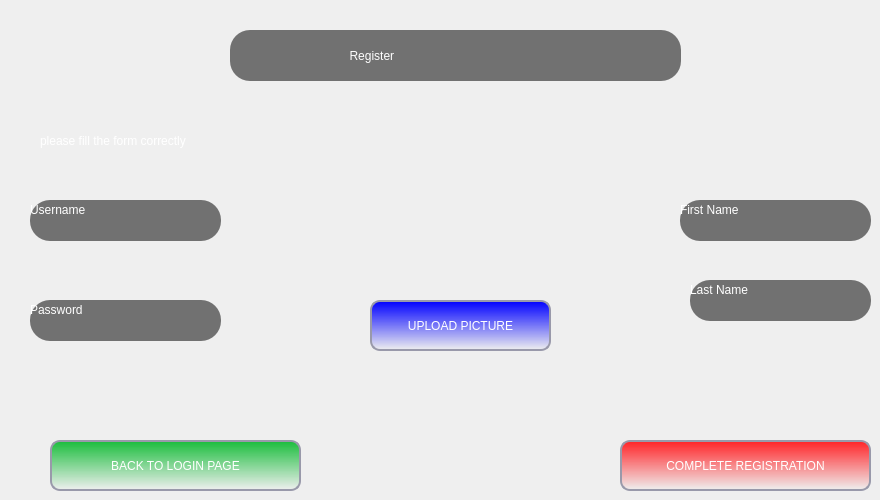
     <widget class="QWidget" name="page">
      <widget class="QLabel" name="label_4">
       <property name="geometry">
        <rect>
         <x>230</x>
         <y>30</y>
         <width>451</width>
         <height>51</height>
        </rect>
       </property>
       <property name="styleSheet">
        <string notr="true">padding-left:20px;
font: 700 12pt &quot;Segoe UI&quot;;
padding-right:20px;
border-radius:20px;
background-color: rgb(113, 113, 113);
color: #fefefe;</string>
       </property>
       <property name="text">
        <string>                             Register</string>
       </property>
      </widget>
      <widget class="QLabel" name="label_5">
       <property name="geometry">
        <rect>
         <x>30</x>
         <y>200</y>
         <width>71</width>
         <height>20</height>
        </rect>
       </property>
       <property name="styleSheet">
        <string notr="true">color: rgb(255, 255, 255);</string>
       </property>
       <property name="text">
        <string>Username</string>
       </property>
      </widget>
      <widget class="QLabel" name="label_6">
       <property name="geometry">
        <rect>
         <x>30</x>
         <y>300</y>
         <width>71</width>
         <height>20</height>
        </rect>
       </property>
       <property name="styleSheet">
        <string notr="true">color: rgb(255, 255, 255);</string>
       </property>
       <property name="text">
        <string>Password</string>
       </property>
      </widget>
      <widget class="QLineEdit" name="uBox">
       <property name="geometry">
        <rect>
         <x>30</x>
         <y>200</y>
         <width>191</width>
         <height>41</height>
        </rect>
       </property>
       <property name="styleSheet">
        <string notr="true">padding-left:20px;
padding-right:20px;
border-radius:20px;
background-color: rgb(113, 113, 113);
color: #fefefe;</string>
       </property>
      </widget>
      <widget class="QLineEdit" name="pBox">
       <property name="geometry">
        <rect>
         <x>30</x>
         <y>300</y>
         <width>191</width>
         <height>41</height>
        </rect>
       </property>
       <property name="styleSheet">
        <string notr="true">padding-left:20px;
padding-right:20px;
border-radius:20px;
background-color: rgb(113, 113, 113);
color: #fefefe;</string>
       </property>
      </widget>
      <widget class="QLabel" name="label_7">
       <property name="geometry">
        <rect>
         <x>680</x>
         <y>200</y>
         <width>81</width>
         <height>20</height>
        </rect>
       </property>
       <property name="styleSheet">
        <string notr="true">border-color: rgb(255, 255, 255);
color: rgb(255, 255, 255);</string>
       </property>
       <property name="text">
        <string>First Name</string>
       </property>
      </widget>
      <widget class="QLabel" name="label_8">
       <property name="geometry">
        <rect>
         <x>690</x>
         <y>280</y>
         <width>81</width>
         <height>20</height>
        </rect>
       </property>
       <property name="styleSheet">
        <string notr="true">color: rgb(255, 255, 255);</string>
       </property>
       <property name="text">
        <string>Last Name</string>
       </property>
      </widget>
      <widget class="QLineEdit" name="fBox">
       <property name="geometry">
        <rect>
         <x>680</x>
         <y>200</y>
         <width>191</width>
         <height>41</height>
        </rect>
       </property>
       <property name="styleSheet">
        <string notr="true">padding-left:20px;
padding-right:20px;
border-radius:20px;
background-color: rgb(113, 113, 113);
color: #fefefe;</string>
       </property>
      </widget>
      <widget class="QLineEdit" name="lBox">
       <property name="geometry">
        <rect>
         <x>690</x>
         <y>280</y>
         <width>181</width>
         <height>41</height>
        </rect>
       </property>
       <property name="styleSheet">
        <string notr="true">padding-left:20px;
padding-right:20px;
border-radius:20px;
background-color: rgb(113, 113, 113);
color: #fefefe;</string>
       </property>
      </widget>
      <widget class="QLabel" name="regLabel">
       <property name="geometry">
        <rect>
         <x>40</x>
         <y>130</y>
         <width>221</width>
         <height>21</height>
        </rect>
       </property>
       <property name="styleSheet">
        <string notr="true">border-color: rgb(255, 255, 255);
color: rgb(255, 255, 255);</string>
       </property>
       <property name="text">
        <string>please fill the form correctly</string>
       </property>
      </widget>
      <widget class="QPushButton" name="uplButton">
       <property name="geometry">
        <rect>
         <x>370</x>
         <y>300</y>
         <width>181</width>
         <height>51</height>
        </rect>
       </property>
       <property name="styleSheet">
        <string notr="true">QPushButton {
	font: 900 9pt &quot;AriaI Black&quot;;
	border-style: solid;
	border-width: 2px;
	border-color: #9999aa;
	border-radius: 10px;
	color: black;
	background-color: qlineargradient(spread:pad, x1:0.5, y1:0, x2:0.5, y2:1, stop:0 rgba(0, 0, 255, 255), stop:1 rgba(255, 255, 255, 255));
}

QPushButton:enabled {
	background-color: qlineargradient(spread:pad, x1:0.5, y1:0, x2:0.5, y2:1, stop:0 rgba(0, 0, 255, 255), stop:1 rgba(0, 0, 0, 0));
		color: white;
}

QPushButton:pressed {
	background-color: qlineargradient(spread:pad, x1:0.5, y1:0, x2:0.5, y2:1, stop:0 rgba(0, 255, 255, 255), stop:1 rgba(255, 255, 255, 255));
		color: #fffffe;
}


QPushButton:hover:!pressed {
	background-color: qlineargradient(spread:pad, x1:0.5, y1:0, x2:0.5, y2:1, stop:0 rgba(255, 0, 255, 255), stop:1 rgba(255, 255, 255, 255));
		color: #0c2f70;
}

QPushButton:disabled {
		background-color: #aaaaaa;
		color: #ffffff;
}
</string>
       </property>
       <property name="text">
        <string>UPLOAD PICTURE</string>
       </property>
      </widget>
      <widget class="QPushButton" name="backButton">
       <property name="geometry">
        <rect>
         <x>50</x>
         <y>440</y>
         <width>251</width>
         <height>51</height>
        </rect>
       </property>
       <property name="styleSheet">
        <string notr="true">QPushButton {
	font: 900 9pt &quot;AriaI Black&quot;;
	border-style: solid;
	border-width: 2px;
	border-color: #9999aa;
	border-radius: 10px;
	color: black;
	background-color: qlineargradient(spread:pad, x1:0.5, y1:0, x2:0.5, y2:1, stop:0 rgba(26, 198, 60, 255), stop:1 rgba(26, 198, 60, 255));
}

QPushButton:enabled {
	background-color: qlineargradient(spread:pad, x1:0.5, y1:0, x2:0.5, y2:1, stop:0 rgba(26, 189, 60, 255), stop:1 rgba(0, 0, 0, 0));
		color: white;
}

QPushButton:pressed {
	background-color: qlineargradient(spread:pad, x1:0.5, y1:0, x2:0.5, y2:1, stop:0 rgba(0, 255, 255, 255), stop:1 rgba(255, 255, 255, 255));
		color: #fffffe;
}


QPushButton:hover:!pressed {
	background-color: qlineargradient(spread:pad, x1:0.5, y1:0, x2:0.5, y2:1, stop:0 rgba(255, 0, 255, 255), stop:1 rgba(255, 255, 255, 255));
		color: #0c2f70;
}

QPushButton:disabled {
		background-color: #aaaaaa;
		color: #ffffff;
}
</string>
       </property>
       <property name="text">
        <string>BACK TO LOGIN PAGE</string>
       </property>
      </widget>
      <widget class="QPushButton" name="completeRegButton">
       <property name="geometry">
        <rect>
         <x>620</x>
         <y>440</y>
         <width>251</width>
         <height>51</height>
        </rect>
       </property>
       <property name="styleSheet">
        <string notr="true">QPushButton {
	font: 900 9pt &quot;AriaI Black&quot;;
	border-style: solid;
	border-width: 2px;
	border-color: #9999aa;
	border-radius: 10px;
	color: black;
	background-color: qlineargradient(spread:pad, x1:0.5, y1:0, x2:0.5, y2:1, stop:0 rgba(0, 0, 255, 255), stop:1 rgba(255, 255, 255, 255));
}

QPushButton:enabled {
	background-color: qlineargradient(spread:pad, x1:0.5, y1:0, x2:0.5, y2:1, stop:0 rgba(255, 35, 39, 255), stop:1 rgba(0, 0, 0, 0));
		color: white;
}

QPushButton:pressed {
	background-color: qlineargradient(spread:pad, x1:0.5, y1:0, x2:0.5, y2:1, stop:0 rgba(0, 255, 255, 255), stop:1 rgba(255, 255, 255, 255));
		color: #fffffe;
}


QPushButton:hover:!pressed {
	background-color: qlineargradient(spread:pad, x1:0.5, y1:0, x2:0.5, y2:1, stop:0 rgba(255, 0, 255, 255), stop:1 rgba(255, 255, 255, 255));
		color: #0c2f70;
}

QPushButton:disabled {
		background-color: #aaaaaa;
		color: #ffffff;
}
</string>
       </property>
       <property name="text">
        <string>COMPLETE REGISTRATION</string>
       </property>
      </widget>
      <widget class="QLabel" name="rpLabel">
       <property name="geometry">
        <rect>
         <x>400</x>
         <y>180</y>
         <width>121</width>
         <height>101</height>
        </rect>
       </property>
       <property name="text">
        <string/>
       </property>
       <property name="pixmap">
        <pixmap resource="resources.qrc">:/pictures/user.png</pixmap>
       </property>
      </widget>
      <zorder>lBox</zorder>
      <zorder>fBox</zorder>
      <zorder>pBox</zorder>
      <zorder>uBox</zorder>
      <zorder>label_4</zorder>
      <zorder>label_5</zorder>
      <zorder>label_6</zorder>
      <zorder>label_7</zorder>
      <zorder>label_8</zorder>
      <zorder>regLabel</zorder>
      <zorder>uplButton</zorder>
      <zorder>backButton</zorder>
      <zorder>completeRegButton</zorder>
      <zorder>rpLabel</zorder>
     </widget>
